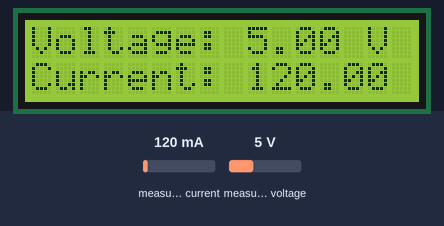
Simulated run of this sketch. Board: Arduino Uno, built with avr-gcc and run on an emulated ATmega328P. On the bench: 16×2 character LCD. Inputs (shaded band) come from the test bench; at power-on: measured current 120 mA, measured voltage 5 V.

Above: at 1.2 s.
1.3 s: measured current set to 500 mA
At 10.4 s:
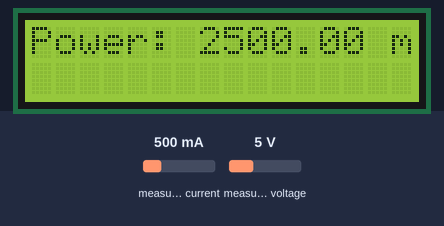
13.2 s: measured voltage set to 0.3 V
At 19.7 s:
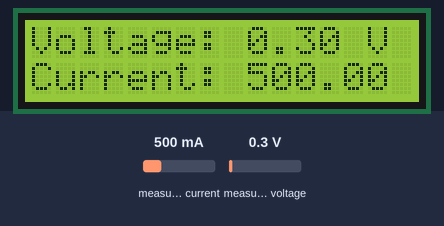
22.8 s: measured current set to 40 mA
At 25.1 s:
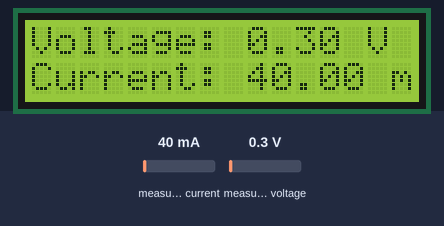
28.8 s: measured voltage set to 3.8 V
At 31.8 s:
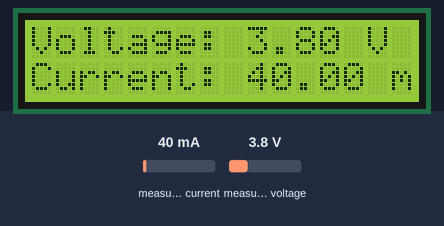
Timing chart, 0 to 33.3 s (numbered marks = the images above; inputs shaded):
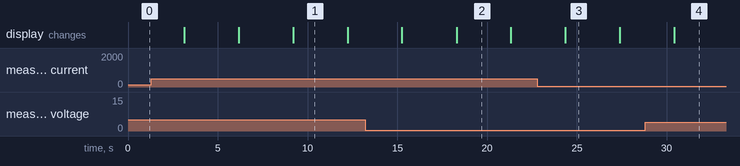

The sketch:

Version2-code.ino
```cpp
#include<LiquidCrystal_I2C.h>
#include<Wire.h>
#include<Adafruit_INA219.h>
Adafruit_INA219 ina;
LiquidCrystal_I2C lcd(0x27, 16, 2);
void setup() {
  lcd.init();
  lcd.backlight();
  lcd.setCursor(1,0);
   if (!ina.begin()){
    lcd.setCursor(0,0);
    lcd.print("ERROR: INA219");
    lcd.setCursor(0,1);
    lcd.print("not found");
    while(1){
      delay(10);
    }
  }
  lcd.setCursor(0,0);
  lcd.print("INA219 connected");
}
void loop() {
float shuntV= ina.getShuntVoltage_mV();
  float BusV= ina.getBusVoltage_V();
  float Current= ina.getCurrent_mA();
  float Power= BusV*Current;
  lcd.setCursor(0,0);
  lcd.print("Voltage: ");
  lcd.print(BusV);
  lcd.print(" V ");

  lcd.setCursor(0,1);
  lcd.print("Current: ");
  lcd.print(Current);
  lcd.print(" mA");

  delay(3000);
  lcd.clear();
  lcd.setCursor(0,0);
  lcd.print("Power: ");
  lcd.print(Power);
  lcd.print(" mW ");
  delay(3000);
  ina.begin();

}
```

Measured:
- after the input at 1.3 s, the display: first differs from a run without the input after 4.9 s (image 1 shows a later state)
- after the input at 13.2 s, the display: first differs from a run without the input after 5.1 s (image 2)
- after the input at 22.8 s, the display: changes after 1.6 s (image 3)
- after the input at 28.8 s, the display: changes after 1.6 s (image 4)
- what the display in image 1 shows lasts 3.0 s, from 9.2 s to 12.2 s
